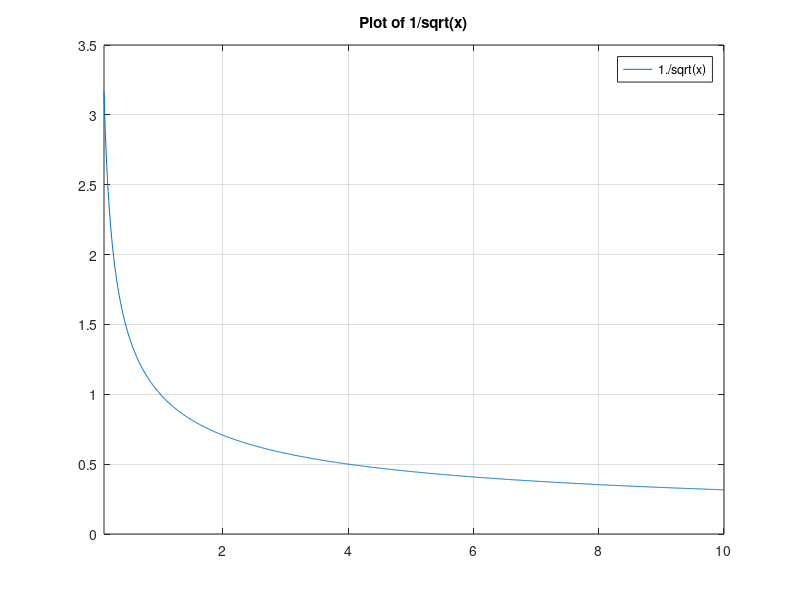

The MATLAB source for this figure:
%plot function f(x) = 1/sqrt(x) over range 0.1 <= x <= 10.0
%using function fplot


clear;
clc;

fplot('1/sqrt(x)', [0.1 10.0])
title('Plot of 1/sqrt(x)');
grid on;